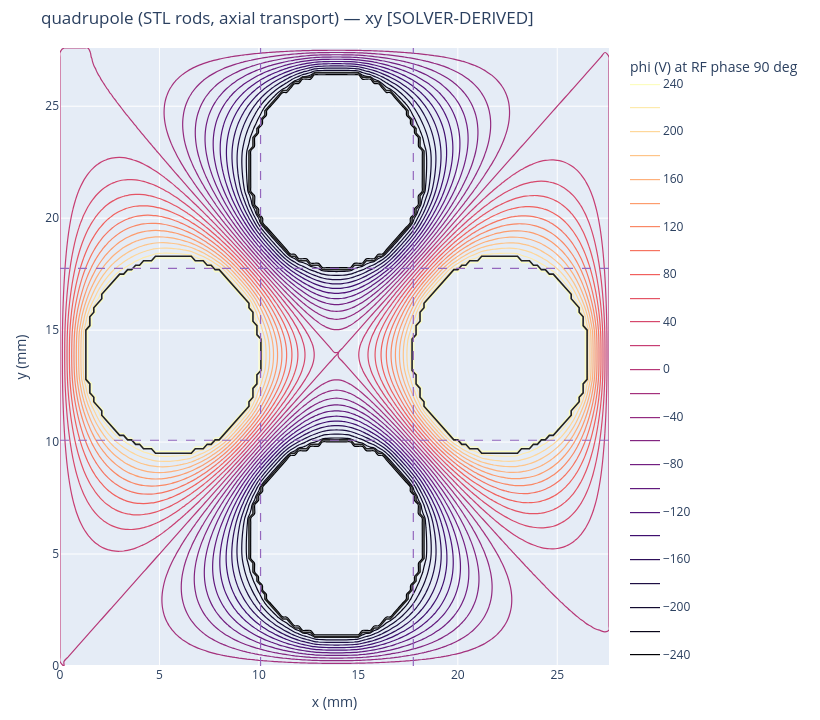

Source (notebook cell):
### Markdown cell above
### Which instant? (the phase convention, and why 0 deg looks empty)

The tracer drives each RF group as

**Eqn #4**

$$s(t) \;=\; V\,\sin(\Omega t + \varphi),$$

so **phase 0 deg is the drive's zero crossing** — at that instant every
rod sits at its DC value (zero here) and there is genuinely no RF field
in the device. Asking for `phi@0` and getting a blank panel is the code
telling the truth, not a broken figure. The saddle is at full strength a
quarter period later.

**Why this matters beyond bookkeeping:** an ion's fate depends on *when*
in the cycle it arrives — which is why the stability probe later spreads
births over half a period (`tob_span_us`) instead of launching every ion
at the same phase.

Below: the saddle at its peak (90 deg), then inverted half a cycle later
(270 deg). Squeeze in one axis, spill in the other — then swapped. That
alternation is the entire confinement mechanism.

### Code cell
scene = scene_from_simspec(spec, model, field="phi@90")
interactive_panel(scene, "xy", colorscale=COLORMAP,
                  figsize=FIGSIZE)

### Figure 1 — Plotly figure (JSON) as saved in the notebook; plotly's stock layout.template omitted (floating-point values rounded to 4 significant figures; data arrays with more than 128 entries replaced by an {"elided": "..."} marker saying what was removed)
{"data": [{"colorbar": {"title": {"text": "phi (V) at RF phase 90 deg"}}, "colorscale": [[0, "#000004"], [0.1111, "#180f3d"], [0.2222, "#440f76"], [0.3333, "#721f81"], [0.4444, "#9e2f7f"], [0.5556, "#cd4071"], [0.6667, "#f1605d"], [0.7778, "#fd9668"], [0.8889, "#feca8d"], [1, "#fcfdbf"]], "contours": {"coloring": "lines"}, "hoverinfo": "x+y+z", "line": {"width": 1.2}, "ncontours": 26, "type": "contour", "x": {"elided": "139 float values"}, "y": {"elided": "139 float values"}, "z": {"elided": "139x139 float values"}}, {"hoverinfo": "text", "hovertext": "rod_1 [RF 241.34V@2000kHz ph0]", "line": {"color": "#222222", "width": 1.6}, "mode": "lines", "name": "rod_1 [RF 241.34V@2000kHz ph0]", "showlegend": false, "type": "scatter", "x": {"elided": "178 float values"}, "y": {"elided": "178 float values"}}, {"hoverinfo": "text", "hovertext": "rod_2 [RF 241.34V@2000kHz ph0]", "line": {"color": "#222222", "width": 1.6}, "mode": "lines", "name": "rod_2 [RF 241.34V@2000kHz ph0]", "showlegend": false, "type": "scatter", "x": {"elided": "178 float values"}, "y": {"elided": "178 float values"}}, {"hoverinfo": "text", "hovertext": "rod_3 [RF 241.34V@2000kHz ph180]", "line": {"color": "#222222", "width": 1.6}, "mode": "lines", "name": "rod_3 [RF 241.34V@2000kHz ph180]", "showlegend": false, "type": "scatter", "x": {"elided": "178 float values"}, "y": {"elided": "178 float values"}}, {"hoverinfo": "text", "hovertext": "rod_4 [RF 241.34V@2000kHz ph180]", "line": {"color": "#222222", "width": 1.6}, "mode": "lines", "name": "rod_4 [RF 241.34V@2000kHz ph180]", "showlegend": false, "type": "scatter", "x": {"elided": "178 float values"}, "y": {"elided": "178 float values"}}, {"hoverinfo": "skip", "marker": {"opacity": 0, "size": 1}, "mode": "markers", "name": "_extent_anchor", "showlegend": false, "type": "scatter", "x": [0, 27.6], "y": [0, 27.6]}], "layout": {"dragmode": "zoom", "height": 720, "margin": {"b": 50, "l": 60, "r": 120, "t": 48}, "shapes": [{"line": {"color": "#9467bd", "dash": "dash", "width": 1.2}, "type": "line", "x0": 10.08, "x1": 10.08, "xref": "x", "y0": 0, "y1": 1, "yref": "y domain"}, {"line": {"color": "#9467bd", "dash": "dash", "width": 1.2}, "type": "line", "x0": 17.76, "x1": 17.76, "xref": "x", "y0": 0, "y1": 1, "yref": "y domain"}, {"line": {"color": "#9467bd", "dash": "dash", "width": 1.2}, "type": "line", "x0": 0, "x1": 1, "xref": "x domain", "y0": 10.08, "y1": 10.08, "yref": "y"}, {"line": {"color": "#9467bd", "dash": "dash", "width": 1.2}, "type": "line", "x0": 0, "x1": 1, "xref": "x domain", "y0": 17.76, "y1": 17.76, "yref": "y"}], "title": {"text": "quadrupole (STL rods, axial transport) — xy [SOLVER-DERIVED]"}, "uirevision": "keep", "width": 820, "xaxis": {"autorange": false, "range": [0, 27.6], "title": {"text": "x (mm)"}}, "yaxis": {"autorange": false, "range": [0, 27.6], "title": {"text": "y (mm)"}}}}
